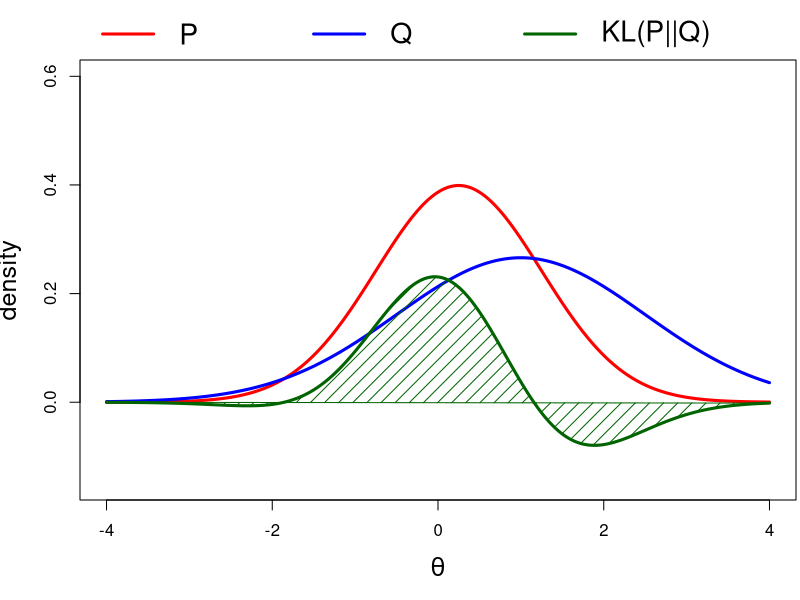

R code for this plot:
require(ggplot2)
require(fGarch)
require(flexmix)


#http://stats.stackexchange.com/questions/7440/kl-divergence-between-two-univariate-gaussians
## KL example

KLnormalnormal <- function(m1,m2,s1,s2){
  if(length(m2)!=1 | length(s2)!=1){
    stop("Length m2 or s2 are not 1")
  }
  return(.5 * (log(s2^2/s1^2) - 1 + ((s1^2 + (m1-m2)^2)/s2^2 ) ) ) ### KL divergence manual
}

## build KLnormalnormal fucntion based on mathematical expression for KL divergence between two normal distributions

## 1 distributions that are used, mathematical KL divergence calculated to see if matches with function KLdiv
KLnormalnormal(m1=0.25,s1=1,m2=1,s2=1.5) #example one KL=0.5


## function that provides denstity for distribution 1, distribution 2 and the KL div between 1 and 2
KLskewednormal <- function(mu1,mu2,sigma1,sigma2,gamma1,gamma2,x){
  y1 <- dsnorm(x, mean=mu1, sd=sigma1,xi=gamma1, log=F) #density pi(1)
  y2 <- dsnorm(x, mean=mu2, sd=sigma2,xi=gamma2, log=F) # density pi(2)
  y3 <- (dsnorm(x, mean=mu1, sd=sigma1,xi=gamma1, log=TRUE) -
           dsnorm(x, mean=mu2, sd=sigma2,xi=gamma2, log=TRUE)) *
    dsnorm(x, mean=mu1, sd=sigma1,xi=gamma1) # kl divergence KL(pi(1)||pi(2))
  out <- cbind(y1,y2,y3)
  colnames(out) <- c("density pi-1","density pi-2","density kl(pi-1||pi2)")
  return(out)
}

png(file="figure2.png",width=800,height=400) #to store in png
par(mfrow=c(1,1))
par(mar = c(5, 4, 3, 0.2)) ## setting for legend function


## figure 1
x.axis <- seq(-4,4,by=.001) #get range for x-axis
out <- KLskewednormal(mu1=0.25,mu2=1,sigma1=1,sigma2=1.5,gamma1 = 1,gamma2 = 1,x=x.axis) 
KLdiv(out[,1:2],eps=1e-8)[1,2] # #.125 exact equal to what should be: 0.125 

plot(x.axis,out[,1],col="red",type="l",xlab=expression(theta),
     ylab="density",xlim=c(-4,4),ylim=c(-.15,.6),lwd=3, cex.lab = 1.5)
#polygon(x.axis,out[,1],col="red",density=10)
lines(x.axis,out[,2],col="blue",type="l",lwd=3)
#polygon(x.axis,out[,2],col="blue",density=10)
lines(x.axis,out[,3],col="darkgreen",lwd=3)
polygon(x.axis,out[,3],col="darkgreen",density=10)

## legend function from https://stackoverflow.com/questions/3932038/plot-a-legend-outside-of-the-plotting-area-in-base-graphics
add_legend <- function(...) {
  opar <- par(fig=c(0, 1, 0, 1), oma=c(0, 0, 0, 0), 
              mar=c(0, 0, 0, 0), new=TRUE)
  on.exit(par(opar))
  plot(0, 0, type='n', bty='n', xaxt='n', yaxt='n')
  legend(...)
}
add_legend("top", legend=c("P","Q",expression(paste("KL(P||Q)"))), lty=1, 
           col=c("red", "blue","darkgreen"),
           horiz=TRUE, bty='n', cex=1.7,lwd=3)

dev.off() # get png filled
